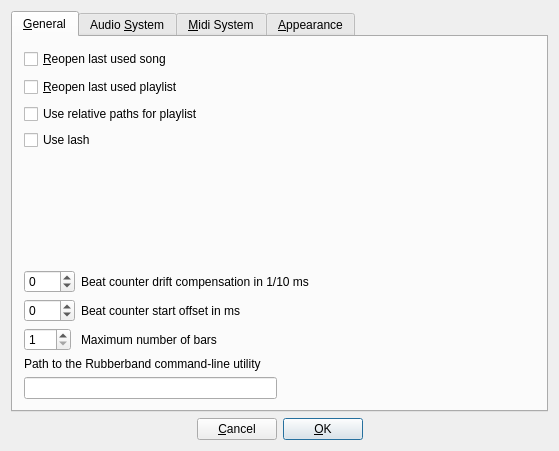
<?xml version="1.0" encoding="UTF-8"?>
<ui version="4.0">
 <class>PreferencesDialog_UI</class>
 <widget class="QDialog" name="PreferencesDialog_UI">
  <property name="geometry">
   <rect>
    <x>0</x>
    <y>0</y>
    <width>559</width>
    <height>451</height>
   </rect>
  </property>
  <property name="windowTitle">
   <string>Form1</string>
  </property>
  <layout class="QVBoxLayout" name="verticalLayout_4">
   <item>
    <widget class="QTabWidget" name="TabWidget2">
     <property name="sizePolicy">
      <sizepolicy hsizetype="Expanding" vsizetype="Expanding">
       <horstretch>0</horstretch>
       <verstretch>0</verstretch>
      </sizepolicy>
     </property>
     <property name="toolTip">
      <string/>
     </property>
     <property name="tabShape">
      <enum>QTabWidget::Rounded</enum>
     </property>
     <property name="currentIndex">
      <number>0</number>
     </property>
     <widget class="QWidget" name="tab_1">
      <attribute name="title">
       <string>&amp;General</string>
      </attribute>
      <layout class="QVBoxLayout" name="verticalLayout_3">
       <item>
        <widget class="QCheckBox" name="restoreLastUsedSongCheckbox">
         <property name="minimumSize">
          <size>
           <width>0</width>
           <height>22</height>
          </size>
         </property>
         <property name="text">
          <string>&amp;Reopen last used song</string>
         </property>
         <property name="shortcut">
          <string>Alt+R</string>
         </property>
        </widget>
       </item>
       <item>
        <widget class="QCheckBox" name="restoreLastUsedPlaylistCheckbox">
         <property name="minimumSize">
          <size>
           <width>0</width>
           <height>22</height>
          </size>
         </property>
         <property name="text">
          <string>&amp;Reopen last used playlist</string>
         </property>
         <property name="shortcut">
          <string>Alt+R</string>
         </property>
        </widget>
       </item>
       <item>
        <widget class="QCheckBox" name="useRelativePlaylistPathsCheckbox">
         <property name="text">
          <string>Use relative paths for playlist</string>
         </property>
        </widget>
       </item>
       <item>
        <widget class="QCheckBox" name="useLashCheckbox">
         <property name="text">
          <string>Use lash</string>
         </property>
        </widget>
       </item>
       <item>
        <spacer name="verticalSpacer_3">
         <property name="orientation">
          <enum>Qt::Vertical</enum>
         </property>
         <property name="sizeHint" stdset="0">
          <size>
           <width>20</width>
           <height>114</height>
          </size>
         </property>
        </spacer>
       </item>
       <item>
        <layout class="QFormLayout" name="formLayout">
         <item row="0" column="0">
          <widget class="QSpinBox" name="sBcountOffset">
           <property name="toolTip">
            <string>first step, adjust timing mismatch between controller/keyboard trigger latency and computed bpm</string>
           </property>
           <property name="minimum">
            <number>-200</number>
           </property>
           <property name="maximum">
            <number>200</number>
           </property>
          </widget>
         </item>
         <item row="0" column="1">
          <widget class="QLabel" name="bClabel_2">
           <property name="text">
            <string>Beat counter drift compensation in 1/10 ms   </string>
           </property>
          </widget>
         </item>
         <item row="1" column="0">
          <widget class="QSpinBox" name="sBstartOffset">
           <property name="toolTip">
            <string>second step, adjust offset between last controller/keybord trigger and the deferred sequencer startup </string>
           </property>
           <property name="minimum">
            <number>-500</number>
           </property>
           <property name="maximum">
            <number>500</number>
           </property>
          </widget>
         </item>
         <item row="1" column="1">
          <widget class="QLabel" name="label">
           <property name="text">
            <string>Beat counter start offset in ms    </string>
           </property>
          </widget>
         </item>
         <item row="2" column="0">
          <widget class="QSpinBox" name="sBmaxBars">
           <property name="toolTip">
            <string>second step, adjust offset between last controller/keybord trigger and the deferred sequencer startup </string>
           </property>
           <property name="minimum">
            <number>1</number>
           </property>
           <property name="maximum">
            <number>800</number>
           </property>
          </widget>
         </item>
         <item row="2" column="1">
          <widget class="QLabel" name="label_3">
           <property name="text">
            <string>Maximum number of bars</string>
           </property>
          </widget>
         </item>
        </layout>
       </item>
       <item>
        <layout class="QGridLayout" name="gridLayout">
         <item row="0" column="0" colspan="2">
          <widget class="QLabel" name="pathToRubberbandExLable">
           <property name="text">
            <string>Path to the Rubberband command-line utility</string>
           </property>
          </widget>
         </item>
         <item row="1" column="1">
          <spacer name="horizontalSpacer">
           <property name="orientation">
            <enum>Qt::Horizontal</enum>
           </property>
           <property name="sizeHint" stdset="0">
            <size>
             <width>40</width>
             <height>20</height>
            </size>
           </property>
          </spacer>
         </item>
         <item row="1" column="0">
          <widget class="QLineEdit" name="rubberbandLineEdit">
           <property name="minimumSize">
            <size>
             <width>181</width>
             <height>0</height>
            </size>
           </property>
          </widget>
         </item>
        </layout>
       </item>
      </layout>
     </widget>
     <widget class="QWidget" name="tab_2">
      <attribute name="title">
       <string>Audio &amp;System</string>
      </attribute>
      <layout class="QHBoxLayout" name="horizontalLayout_7">
       <item>
        <layout class="QVBoxLayout" name="verticalLayout">
         <item>
          <layout class="QHBoxLayout" name="horizontalLayout">
           <item>
            <widget class="QComboBox" name="driverComboBox"/>
           </item>
           <item>
            <widget class="QPushButton" name="restartDriverBtn">
             <property name="text">
              <string>Restart output</string>
             </property>
            </widget>
           </item>
          </layout>
         </item>
         <item>
          <layout class="QGridLayout">
           <item row="1" column="1">
            <widget class="QSpinBox" name="bufferSizeSpinBox">
             <property name="minimumSize">
              <size>
               <width>0</width>
               <height>22</height>
              </size>
             </property>
             <property name="minimum">
              <number>100</number>
             </property>
             <property name="maximum">
              <number>5000</number>
             </property>
             <property name="singleStep">
              <number>100</number>
             </property>
             <property name="value">
              <number>1024</number>
             </property>
            </widget>
           </item>
           <item row="2" column="0">
            <widget class="QLabel" name="sampleRateLbl">
             <property name="minimumSize">
              <size>
               <width>0</width>
               <height>22</height>
              </size>
             </property>
             <property name="text">
              <string>Sample rate</string>
             </property>
            </widget>
           </item>
           <item row="0" column="0">
            <widget class="QLabel" name="audioDeviceLbl">
             <property name="text">
              <string>Device</string>
             </property>
            </widget>
           </item>
           <item row="1" column="0">
            <widget class="QLabel" name="buffer_sizeLbl">
             <property name="minimumSize">
              <size>
               <width>0</width>
               <height>22</height>
              </size>
             </property>
             <property name="text">
              <string>Buffer size</string>
             </property>
            </widget>
           </item>
           <item row="0" column="1">
            <widget class="QLineEdit" name="m_pAudioDeviceTxt">
             <property name="sizePolicy">
              <sizepolicy hsizetype="Minimum" vsizetype="Fixed">
               <horstretch>0</horstretch>
               <verstretch>0</verstretch>
              </sizepolicy>
             </property>
            </widget>
           </item>
           <item row="2" column="1">
            <widget class="QComboBox" name="sampleRateComboBox">
             <property name="currentIndex">
              <number>0</number>
             </property>
             <item>
              <property name="text">
               <string>44100</string>
              </property>
             </item>
             <item>
              <property name="text">
               <string>48000</string>
              </property>
             </item>
             <item>
              <property name="text">
               <string>88200</string>
              </property>
             </item>
             <item>
              <property name="text">
               <string>96000</string>
              </property>
             </item>
            </widget>
           </item>
           <item row="3" column="1">
            <widget class="QComboBox" name="trackOutputComboBox">
             <property name="currentIndex">
              <number>0</number>
             </property>
             <item>
              <property name="text">
               <string>Post-Fader</string>
              </property>
             </item>
             <item>
              <property name="text">
               <string>Pre-Fader</string>
              </property>
             </item>
            </widget>
           </item>
           <item row="3" column="0">
            <widget class="QLabel" name="trackOutLbl">
             <property name="minimumSize">
              <size>
               <width>0</width>
               <height>22</height>
              </size>
             </property>
             <property name="text">
              <string>Track output</string>
             </property>
            </widget>
           </item>
          </layout>
         </item>
         <item>
          <layout class="QVBoxLayout">
           <property name="spacing">
            <number>6</number>
           </property>
           <item>
            <widget class="QCheckBox" name="connectDefaultsCheckBox">
             <property name="text">
              <string>Connect to &amp;Default Output Pair</string>
             </property>
             <property name="shortcut">
              <string>Alt+D</string>
             </property>
            </widget>
           </item>
           <item>
            <widget class="QCheckBox" name="trackOutsCheckBox">
             <property name="text">
              <string>create per-instrument outputs</string>
             </property>
             <property name="shortcut">
              <string>Alt+D</string>
             </property>
            </widget>
           </item>
          </layout>
         </item>
         <item>
          <spacer name="verticalSpacer">
           <property name="orientation">
            <enum>Qt::Vertical</enum>
           </property>
           <property name="sizeHint" stdset="0">
            <size>
             <width>331</width>
             <height>13</height>
            </size>
           </property>
          </spacer>
         </item>
         <item>
          <layout class="QGridLayout">
           <item row="0" column="1">
            <widget class="QSpinBox" name="maxVoicesTxt">
             <property name="minimumSize">
              <size>
               <width>0</width>
               <height>22</height>
              </size>
             </property>
             <property name="minimum">
              <number>1</number>
             </property>
             <property name="maximum">
              <number>512</number>
             </property>
            </widget>
           </item>
           <item row="1" column="1">
            <widget class="QSpinBox" name="metronomeVolumeSpinBox">
             <property name="enabled">
              <bool>false</bool>
             </property>
             <property name="minimumSize">
              <size>
               <width>0</width>
               <height>22</height>
              </size>
             </property>
             <property name="minimum">
              <number>1</number>
             </property>
             <property name="maximum">
              <number>100</number>
             </property>
            </widget>
           </item>
           <item row="1" column="0">
            <widget class="QLabel" name="TextLabel1_4">
             <property name="minimumSize">
              <size>
               <width>0</width>
               <height>22</height>
              </size>
             </property>
             <property name="text">
              <string>Metronome volume</string>
             </property>
            </widget>
           </item>
           <item row="0" column="0">
            <widget class="QLabel" name="textLabel3_3">
             <property name="text">
              <string>Polyphony</string>
             </property>
            </widget>
           </item>
          </layout>
         </item>
         <item>
          <layout class="QHBoxLayout" name="horizontalLayout_3">
           <item>
            <widget class="QLabel" name="resapelingLbl">
             <property name="text">
              <string>Interpolate resampling</string>
             </property>
            </widget>
           </item>
           <item>
            <widget class="QComboBox" name="resampleComboBox">
             <item>
              <property name="text">
               <string>Linear</string>
              </property>
             </item>
             <item>
              <property name="text">
               <string>Cosine</string>
              </property>
             </item>
             <item>
              <property name="text">
               <string>Third</string>
              </property>
             </item>
             <item>
              <property name="text">
               <string>Cubic</string>
              </property>
             </item>
             <item>
              <property name="text">
               <string>Hermite</string>
              </property>
             </item>
            </widget>
           </item>
          </layout>
         </item>
         <item>
          <spacer name="verticalSpacer_2">
           <property name="orientation">
            <enum>Qt::Vertical</enum>
           </property>
           <property name="sizeHint" stdset="0">
            <size>
             <width>331</width>
             <height>13</height>
            </size>
           </property>
          </spacer>
         </item>
        </layout>
       </item>
       <item>
        <widget class="QGroupBox" name="groupBox">
         <property name="title">
          <string>Audio output details</string>
         </property>
         <layout class="QVBoxLayout">
          <item>
           <widget class="QLabel" name="driverInfoLbl">
            <property name="text">
             <string>###</string>
            </property>
            <property name="alignment">
             <set>Qt::AlignTop</set>
            </property>
            <property name="wordWrap">
             <bool>true</bool>
            </property>
           </widget>
          </item>
         </layout>
        </widget>
       </item>
      </layout>
     </widget>
     <widget class="QWidget" name="tab_3">
      <attribute name="title">
       <string>&amp;Midi System</string>
      </attribute>
      <layout class="QVBoxLayout" name="verticalLayout_5">
       <item>
        <layout class="QVBoxLayout" name="verticalLayout_2">
         <item>
          <layout class="QHBoxLayout" name="horizontalLayout_2">
           <item>
            <widget class="QLabel" name="textLabel1_5">
             <property name="text">
              <string>Midi driver</string>
             </property>
            </widget>
           </item>
           <item>
            <widget class="QComboBox" name="m_pMidiDriverComboBox"/>
           </item>
          </layout>
         </item>
         <item>
          <layout class="QHBoxLayout" name="horizontalLayout_6">
           <item>
            <widget class="QLabel" name="textLabel1_3_2">
             <property name="minimumSize">
              <size>
               <width>0</width>
               <height>22</height>
              </size>
             </property>
             <property name="text">
              <string>Input</string>
             </property>
            </widget>
           </item>
           <item>
            <widget class="QComboBox" name="midiPortComboBox"/>
           </item>
          </layout>
         </item>
         <item>
          <layout class="QHBoxLayout" name="horizontalLayout_5">
           <item>
            <widget class="QLabel" name="textLabel1_3">
             <property name="minimumSize">
              <size>
               <width>0</width>
               <height>22</height>
              </size>
             </property>
             <property name="text">
              <string>Channel</string>
             </property>
            </widget>
           </item>
           <item>
            <widget class="QComboBox" name="midiPortChannelComboBox">
             <property name="minimumSize">
              <size>
               <width>0</width>
               <height>22</height>
              </size>
             </property>
             <item>
              <property name="text">
               <string>All</string>
              </property>
             </item>
             <item>
              <property name="text">
               <string>1</string>
              </property>
             </item>
             <item>
              <property name="text">
               <string>2</string>
              </property>
             </item>
             <item>
              <property name="text">
               <string>3</string>
              </property>
             </item>
             <item>
              <property name="text">
               <string>4</string>
              </property>
             </item>
             <item>
              <property name="text">
               <string>5</string>
              </property>
             </item>
             <item>
              <property name="text">
               <string>6</string>
              </property>
             </item>
             <item>
              <property name="text">
               <string>7</string>
              </property>
             </item>
             <item>
              <property name="text">
               <string>8</string>
              </property>
             </item>
             <item>
              <property name="text">
               <string>9</string>
              </property>
             </item>
             <item>
              <property name="text">
               <string>10</string>
              </property>
             </item>
             <item>
              <property name="text">
               <string>11</string>
              </property>
             </item>
             <item>
              <property name="text">
               <string>12</string>
              </property>
             </item>
             <item>
              <property name="text">
               <string>13</string>
              </property>
             </item>
             <item>
              <property name="text">
               <string>14</string>
              </property>
             </item>
             <item>
              <property name="text">
               <string>15</string>
              </property>
             </item>
             <item>
              <property name="text">
               <string>16</string>
              </property>
             </item>
            </widget>
           </item>
          </layout>
         </item>
         <item>
          <layout class="QHBoxLayout" name="horizontalLayout_4">
           <item>
            <widget class="QCheckBox" name="m_pIgnoreNoteOffCheckBox">
             <property name="text">
              <string>Ignore note-off</string>
             </property>
            </widget>
           </item>
          </layout>
         </item>
         <item>
          <layout class="QHBoxLayout" name="horizontalLayout_8">
           <item>
            <widget class="QCheckBox" name="m_pUseOutputNoteAsInputCheckBox">
             <property name="text">
              <string>Use output note as input note</string>
             </property>
            </widget>
           </item>
          </layout>
         </item>
        </layout>
       </item>
       <item>
        <widget class="MidiTable" name="midiTable"/>
       </item>
      </layout>
     </widget>
     <widget class="QWidget" name="tab_4">
      <attribute name="title">
       <string>&amp;Appearance</string>
      </attribute>
      <layout class="QVBoxLayout" name="verticalLayout_6">
       <item>
        <layout class="QGridLayout">
         <item row="0" column="0">
          <widget class="QLabel" name="applicationFontLbl">
           <property name="minimumSize">
            <size>
             <width>0</width>
             <height>22</height>
            </size>
           </property>
           <property name="frameShape">
            <enum>QFrame::Box</enum>
           </property>
           <property name="text">
            <string>Application font</string>
           </property>
           <property name="alignment">
            <set>Qt::AlignCenter</set>
           </property>
          </widget>
         </item>
         <item row="1" column="0">
          <widget class="QLabel" name="textLabel1_4">
           <property name="text">
            <string>Style</string>
           </property>
          </widget>
         </item>
         <item row="1" column="1">
          <widget class="QComboBox" name="styleComboBox"/>
         </item>
         <item row="0" column="1">
          <widget class="QPushButton" name="selectApplicationFontBtn">
           <property name="minimumSize">
            <size>
             <width>0</width>
             <height>22</height>
            </size>
           </property>
           <property name="text">
            <string>Select font</string>
           </property>
          </widget>
         </item>
        </layout>
       </item>
       <item>
        <layout class="QGridLayout">
         <item row="0" column="1">
          <widget class="QPushButton" name="selectMixerFontBtn">
           <property name="minimumSize">
            <size>
             <width>0</width>
             <height>22</height>
            </size>
           </property>
           <property name="text">
            <string>Select font</string>
           </property>
          </widget>
         </item>
         <item row="1" column="0">
          <widget class="QLabel" name="textLabel1">
           <property name="minimumSize">
            <size>
             <width>0</width>
             <height>22</height>
            </size>
           </property>
           <property name="text">
            <string>Meters falloff speed</string>
           </property>
          </widget>
         </item>
         <item row="1" column="1">
          <widget class="QComboBox" name="mixerFalloffComboBox">
           <property name="minimumSize">
            <size>
             <width>0</width>
             <height>22</height>
            </size>
           </property>
           <item>
            <property name="text">
             <string>Slow</string>
            </property>
           </item>
           <item>
            <property name="text">
             <string>Normal</string>
            </property>
           </item>
           <item>
            <property name="text">
             <string>Fast</string>
            </property>
           </item>
          </widget>
         </item>
         <item row="0" column="0">
          <widget class="QLabel" name="mixerFontLbl">
           <property name="minimumSize">
            <size>
             <width>0</width>
             <height>22</height>
            </size>
           </property>
           <property name="frameShape">
            <enum>QFrame::Box</enum>
           </property>
           <property name="midLineWidth">
            <number>0</number>
           </property>
           <property name="text">
            <string>Mixer font</string>
           </property>
           <property name="alignment">
            <set>Qt::AlignCenter</set>
           </property>
           <property name="margin">
            <number>0</number>
           </property>
          </widget>
         </item>
        </layout>
       </item>
       <item>
        <layout class="QGridLayout" name="_2">
         <item row="0" column="0">
          <widget class="QLabel" name="mixerFontLbl_2">
           <property name="minimumSize">
            <size>
             <width>0</width>
             <height>22</height>
            </size>
           </property>
           <property name="frameShape">
            <enum>QFrame::Box</enum>
           </property>
           <property name="midLineWidth">
            <number>0</number>
           </property>
           <property name="text">
            <string>Default interface layout</string>
           </property>
           <property name="alignment">
            <set>Qt::AlignCenter</set>
           </property>
           <property name="margin">
            <number>0</number>
           </property>
          </widget>
         </item>
         <item row="0" column="1">
          <widget class="QComboBox" name="uiLayoutComboBox">
           <property name="minimumSize">
            <size>
             <width>0</width>
             <height>22</height>
            </size>
           </property>
           <item>
            <property name="text">
             <string>Single pane</string>
            </property>
           </item>
           <item>
            <property name="text">
             <string>Tabbed</string>
            </property>
           </item>
          </widget>
         </item>
        </layout>
       </item>
       <item>
        <layout class="QGridLayout" name="gridLayout_2">
         <item row="2" column="0">
          <widget class="QLabel" name="coloringMethodAuxLabel">
           <property name="text">
            <string>TextLabel</string>
           </property>
          </widget>
         </item>
         <item row="0" column="1">
          <widget class="QComboBox" name="coloringMethodCombo"/>
         </item>
         <item row="0" column="0">
          <widget class="QLabel" name="label_2">
           <property name="text">
            <string>Coloring method for Song Editor elements</string>
           </property>
          </widget>
         </item>
         <item row="2" column="1">
          <widget class="QSpinBox" name="coloringMethodAuxSpinBox"/>
         </item>
        </layout>
       </item>
       <item>
        <widget class="QLabel" name="textLabel3">
         <property name="text">
          <string>&lt;html&gt;&lt;head/&gt;&lt;body&gt;&lt;p&gt;&lt;span style=&quot; font-style:italic;&quot;&gt;After changing a font or the interface layout the application must be restarted.&lt;/span&gt;&lt;/p&gt;&lt;/body&gt;&lt;/html&gt;</string>
         </property>
         <property name="wordWrap">
          <bool>true</bool>
         </property>
        </widget>
       </item>
       <item>
        <spacer name="verticalSpacer_4">
         <property name="orientation">
          <enum>Qt::Vertical</enum>
         </property>
         <property name="sizeHint" stdset="0">
          <size>
           <width>20</width>
           <height>169</height>
          </size>
         </property>
        </spacer>
       </item>
      </layout>
     </widget>
    </widget>
   </item>
   <item>
    <layout class="QHBoxLayout">
     <item>
      <spacer>
       <property name="orientation">
        <enum>Qt::Horizontal</enum>
       </property>
       <property name="sizeType">
        <enum>QSizePolicy::Expanding</enum>
       </property>
       <property name="sizeHint" stdset="0">
        <size>
         <width>184</width>
         <height>16</height>
        </size>
       </property>
      </spacer>
     </item>
     <item>
      <widget class="QPushButton" name="cancelBtn">
       <property name="sizePolicy">
        <sizepolicy hsizetype="Preferred" vsizetype="Preferred">
         <horstretch>0</horstretch>
         <verstretch>0</verstretch>
        </sizepolicy>
       </property>
       <property name="minimumSize">
        <size>
         <width>0</width>
         <height>22</height>
        </size>
       </property>
       <property name="text">
        <string>&amp;Cancel</string>
       </property>
       <property name="shortcut">
        <string>Alt+C</string>
       </property>
      </widget>
     </item>
     <item>
      <widget class="QPushButton" name="okBtn">
       <property name="sizePolicy">
        <sizepolicy hsizetype="Preferred" vsizetype="Preferred">
         <horstretch>0</horstretch>
         <verstretch>0</verstretch>
        </sizepolicy>
       </property>
       <property name="minimumSize">
        <size>
         <width>0</width>
         <height>22</height>
        </size>
       </property>
       <property name="text">
        <string>&amp;OK</string>
       </property>
       <property name="shortcut">
        <string>Alt+O</string>
       </property>
       <property name="default">
        <bool>true</bool>
       </property>
       <property name="flat">
        <bool>false</bool>
       </property>
      </widget>
     </item>
     <item>
      <spacer>
       <property name="orientation">
        <enum>Qt::Horizontal</enum>
       </property>
       <property name="sizeType">
        <enum>QSizePolicy::Expanding</enum>
       </property>
       <property name="sizeHint" stdset="0">
        <size>
         <width>183</width>
         <height>16</height>
        </size>
       </property>
      </spacer>
     </item>
    </layout>
   </item>
  </layout>
 </widget>
 <layoutdefault spacing="6" margin="11"/>
 <customwidgets>
  <customwidget>
   <class>MidiTable</class>
   <extends>QTableWidget</extends>
   <header location="global">../src/widgets/MidiTable.h</header>
  </customwidget>
 </customwidgets>
 <resources/>
 <connections/>
</ui>
